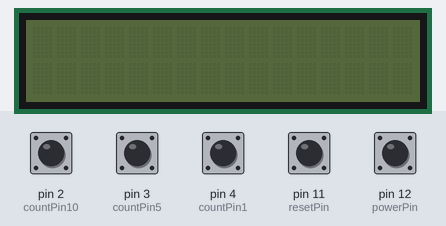
Bench run of a sketch on a simulated Arduino Uno, built with avr-gcc and run on an emulated ATmega328P. Shown: 16×2 character LCD. The inputs (shaded band) are chosen by the test bench; at power-on: pin 2 (countPin10), pin 3 (countPin5), pin 4 (countPin1), pin 11 (resetPin), pin 12 (powerPin) HIGH.

Above: at 1.2 s.
1.3 s: pin 12 (powerPin) pulled LOW for 0.15 s
At 1.9 s:
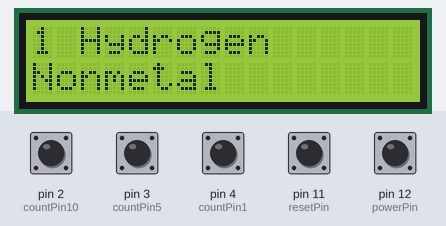
2.9 s: pin 2 (countPin10) pulled LOW for 0.15 s
At 4.2 s:
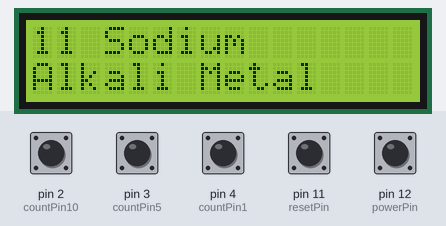
4.6 s: pin 3 (countPin5) pulled LOW for 0.15 s
At 5.4 s:
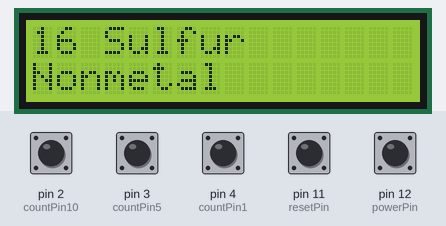
6.2 s: pin 4 (countPin1) pulled LOW for 0.15 s
At 7.5 s:
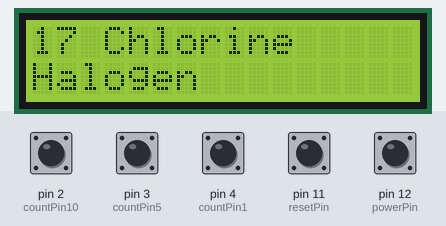
7.8 s: pin 2 (countPin10) pulled LOW for 1 s
At 9.3 s:
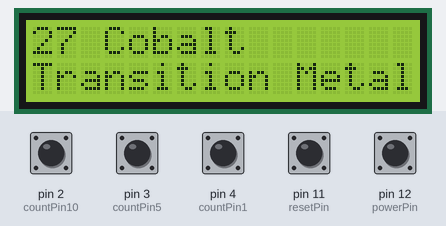
10.3 s: pin 3 (countPin5) pulled LOW for 1 s
At 11.1 s:
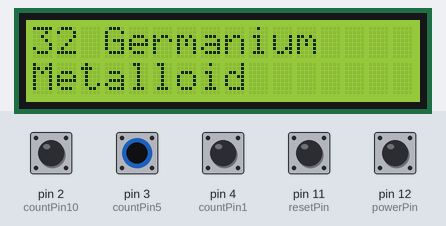
Timing chart, 0 to 13.3 s (numbered marks = the images above; inputs shaded):
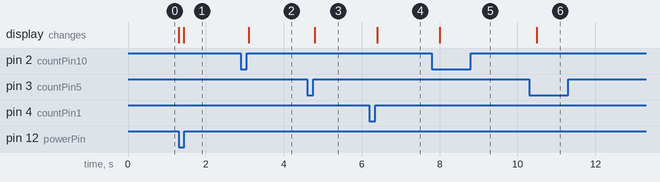

The sketch:

ultimate_periodic_machine.ino
```cpp
#include <Wire.h>
#include <LiquidCrystal_I2C.h>
#include <avr/pgmspace.h>

//Defines the size of the screen
LiquidCrystal_I2C lcd(0x27, 16, 2);

const int powerPin = 12;
const int resetPin = 11;

const int countPin1 = 4;
const int countPin5 = 3;
const int countPin10 = 2;

//Starts off with Hydrogen, not 0 :D
int atomic = 1;

//Starts the system with off
bool state = 0;
bool lastPowerState = 0;

//Makes all the states off when starting
int lastState1 = HIGH;
int lastState5 = HIGH;
int lastState10 = HIGH;
int lastStateR = HIGH;


struct Element { //Short for structure, telling the Arduino how this array is structured like {name, group} rather than {group, name}
  const char* name; //Now that it is stored in Flash memory, it uses a different variable ;D
  const char* group;
};

// Index matches Atomic Number exactly
const Element table[] PROGMEM = {
  {"None",          "Filler"},             // 0
  {"Hydrogen",      "Nonmetal"},           // 1
  {"Helium",        "Noble Gas"},          // 2
  {"Lithium",       "Alkali Metal"},       // 3
  {"Beryllium",     "Alkaline Earth"},     // 4
  {"Boron",         "Metalloid"},          // 5
  {"Carbon",        "Nonmetal"},           // 6
  {"Nitrogen",      "Nonmetal"},           // 7
  {"Oxygen",        "Nonmetal"},           // 8
  {"Fluorine",      "Halogen"},            // 9
  {"Neon",          "Noble Gas"},          // 10
  {"Sodium",        "Alkali Metal"},       // 11
  {"Magnesium",     "Alkaline Earth"},     // 12
  {"Aluminum",      "Post-Transition"},    // 13
  {"Silicon",       "Metalloid"},          // 14
  {"Phosphorus",    "Nonmetal"},           // 15
  {"Sulfur",        "Nonmetal"},           // 16
  {"Chlorine",      "Halogen"},            // 17
  {"Argon",         "Noble Gas"},          // 18
  {"Potassium",     "Alkali Metal"},       // 19
  {"Calcium",       "Alkaline Earth"},     // 20
  {"Scandium",      "Transition Metal"},   // 21
  {"Titanium",      "Transition Metal"},   // 22
  {"Vanadium",      "Transition Metal"},   // 23
  {"Chromium",      "Transition Metal"},   // 24
  {"Manganese",     "Transition Metal"},   // 25
  {"Iron",          "Transition Metal"},   // 26
  {"Cobalt",        "Transition Metal"},   // 27
  {"Nickel",        "Transition Metal"},   // 28
  {"Copper",        "Transition Metal"},   // 29
  {"Zinc",          "Transition Metal"},   // 30
  {"Gallium",       "Post-Transition"},    // 31
  {"Germanium",     "Metalloid"},          // 32
  {"Arsenic",       "Metalloid"},          // 33
  {"Selenium",      "Nonmetal"},           // 34
  {"Bromine",       "Halogen"},            // 35
  {"Krypton",       "Noble Gas"},          // 36
  {"Rubidium",      "Alkali Metal"},       // 37
  {"Strontium",     "Alkaline Earth"},     // 38
  {"Yttrium",       "Transition Metal"},   // 39
  {"Zirconium",     "Transition Metal"},   // 40
  {"Niobium",       "Transition Metal"},   // 41
  {"Molybdenum",    "Transition Metal"},   // 42
  {"Technetium",    "Transition Metal"},   // 43
  {"Ruthenium",     "Transition Metal"},   // 44
  {"Rhodium",       "Transition Metal"},   // 45
  {"Palladium",     "Transition Metal"},   // 46
  {"Silver",        "Transition Metal"},   // 47
  {"Cadmium",       "Transition Metal"},   // 48
  {"Indium",        "Post-Transition"},    // 49
  {"Tin",           "Post-Transition"},    // 50
  {"Antimony",      "Metalloid"},          // 51
  {"Tellurium",     "Metalloid"},          // 52
  {"Iodine",        "Halogen"},            // 53
  {"Xenon",         "Noble Gas"},          // 54
  {"Cesium",        "Alkali Metal"},       // 55
  {"Barium",        "Alkaline Earth"},     // 56
  {"Lanthanum",     "Lanthanoids"},         // 57
  {"Cerium",        "Lanthanoids"},         // 58
  {"Praseodymium",  "Lanthanoids"},         // 59
  {"Neodymium",     "Lanthanoids"},         // 60
  {"Promethium",    "Lanthanoids"},         // 61
  {"Samarium",      "Lanthanoids"},         // 62
  {"Europium",      "Lanthanoids"},         // 63
  {"Gadolinium",    "Lanthanoids"},         // 64
  {"Terbium",       "Lanthanoids"},         // 65
  {"Dysprosium",    "Lanthanoids"},         // 66
  {"Holmium",       "Lanthanoids"},         // 67
  {"Erbium",        "Lanthanoids"},         // 68
  {"Thulium",       "Lanthanoids"},         // 69
  {"Ytterbium",     "Lanthanoids"},         // 70
  {"Lutetium",      "Lanthanoids"},         // 71
  {"Hafnium",       "Transition Metal"},   // 72
  {"Tantalum",      "Transition Metal"},   // 73
  {"Tungsten",      "Transition Metal"},   // 74
  {"Rhenium",       "Transition Metal"},   // 75
  {"Osmium",        "Transition Metal"},   // 76
  {"Iridium",       "Transition Metal"},   // 77
  {"Platinum",      "Transition Metal"},   // 78
  {"Gold",          "Transition Metal"},   // 79
  {"Mercury",       "Transition Metal"},   // 80
  {"Thallium",      "Post-Transition"},    // 81
  {"Lead",          "Post-Transition"},    // 82
  {"Bismuth",       "Post-Transition"},    // 83
  {"Polonium",      "Metalloid"},          // 84
  {"Astatine",      "Halogen"},            // 85
  {"Radon",         "Noble Gas"},          // 86
  {"Francium",      "Alkali Metal"},       // 87
  {"Radium",        "Alkaline Earth"},     // 88
  {"Actinium",      "Actinoids"},           // 89
  {"Thorium",       "Actinoids"},           // 90
  {"Protactinium",  "Actinoids"},           // 91
  {"Uranium",       "Actinoids"},           // 92
  {"Neptunium",     "Actinoids"},           // 93
  {"Plutonium",     "Actinoids"},           // 94
  {"Americium",     "Actinoids"},           // 95
  {"Curium",        "Actinoids"},           // 96
  {"Berkelium",     "Actinoids"},           // 97
  {"Californium",   "Actinoids"},           // 98
  {"Einsteinium",   "Actinoids"},           // 99
  {"Fermium",       "Actinoids"},           // 100
  {"Mendelevium",   "Actinoids"},           // 101
  {"Nobelium",      "Actinoids"},           // 102
  {"Lawrencium",    "Actinoids"},           // 103
  {"Rutherford.", "Transition Metal"},     // 104 (No offense to the guy, but geez, can't fit on the 16 row w/ number)
  {"Dubnium",       "Transition Metal"},   // 105
  {"Seaborgium",    "Transition Metal"},   // 106
  {"Bohrium",       "Transition Metal"},   // 107
  {"Hassium",       "Transition Metal"},   // 108
  {"Meitnerium",    "Transition Metal"},   // 109
  {"Darmstadtium",  "Transition Metal"},   // 110
  {"Roentgenium",   "Transition Metal"},   // 111
  {"Copernicium",   "Transition Metal"},   // 112
  {"Nihonium",      "Post-Transition"},    // 113
  {"Flerovium",     "Post-Transition"},    // 114
  {"Moscovium",     "Post-Transition"},    // 115
  {"Livermorium",   "Post-Transition"},    // 116
  {"Tennessine",    "Halogen"},            // 117
  {"Oganesson",     "Noble Gas"}             // 118
};


//Note: I didn't like Unknown, so a category was assigned based on position on the periodic table :D


void setup() {
  lcd.init();
  lcd.noBacklight();
  //Tells the Arduino to lock in

  pinMode(powerPin, INPUT_PULLUP);
  pinMode(resetPin, INPUT_PULLUP);

  pinMode(countPin1, INPUT_PULLUP);
  pinMode(countPin5, INPUT_PULLUP);
  pinMode(countPin10, INPUT_PULLUP);
}

void loop() {
  bool change = false;
  //Change, the only constant in this universe

  int powerState = digitalRead(powerPin);

  if (powerState == LOW && lastPowerState == HIGH) { state = !state; lcd.clear();
    //Flips the state to save that state now

    if(state) { lcd.backlight(); lcd.display(); change = true;  //Turns on
    } else { lcd.noBacklight(); lcd.noDisplay(); } //And now turns off
    delay(100);
  }

  lastPowerState = powerState;
  //Retains previous state for next time it is pressed

   if (state == true) {
     int readState1 = digitalRead(countPin1);
     int readState5 = digitalRead(countPin5);
     int readState10 = digitalRead(countPin10);
     int readStateR = digitalRead(resetPin);
     //Reads all of the digital pins so the Arduino can understand it

     //Organized into single lines for maximum readability
      if (readState1 == LOW && lastState1 == HIGH) { atomic += 1; change = true; delay(150); }
       lastState1 = readState1;
      //If pressed and the previous state was a different state, add the increment, but holding it will only go up by increment
      if (readState5 == LOW && lastState5 == HIGH) { atomic += 5; change = true; delay(150);}
       lastState5 = readState5;

      if (readState10 == LOW && lastState10 == HIGH) { atomic += 10; change = true; delay(150); }
       lastState10 = readState10;

      if (readStateR == LOW && lastStateR == HIGH) { atomic = 1; change = true; delay(150); }
       lastStateR = readStateR;


     //Makes sure that the atomic number is restricted from 1 to 118 :D
        if(atomic > 118){ atomic = 1; }
        if(atomic < 1){ atomic = 118; }
    }

        //If change is allowed, change it instead of constant updates
           if(change == true) {
            const char* namePtr = (const char*)pgm_read_ptr(&(table[atomic].name));
            const char* groupPtr = (const char*)pgm_read_ptr(&(table[atomic].group));

             //Run down:
             //&(table[atomic].group) is what we are trying to find in the Flash Memory of the Arduino
             //pgm_read_ptr makes it so we actually look into the flash memory
             // (const char*) tells the Arduino that it is a string
             //const char* groupPtr makes it an ACTUAL usable variable to use for later purposes ie. printing it out


             //The actual display itself
            lcd.setCursor(0, 0);
            lcd.print(atomic);
            lcd.print(F(" ")); //If wondering, F is used in Flash Memory, allowing this space to be stored nicely with more room
            lcd.print(namePtr);
            lcd.print(F("                ")); //Better than using lcd.clear(); to not have a flickering which is slightly annoying

            lcd.setCursor(0, 1);
            lcd.print(groupPtr);
            lcd.print(F("                "));
            change = false;
         }
}
//February 18th, 2026
//This is a periodic table machine
//This will take in an atomic number and tell you
//1. The element name (104 is shortened, ends in -ium, I'll tell you that)
//2. The group it is assigned to, nonmetals, halogens, noble gases, etc
//This was a fun project to switch from Dr.Racket to C++ :D
//Huge double ++ ;)
```

Measured:
- after the input at 1.3 s, the display: first changes at once (image 1 shows a later state)
- after the input at 2.9 s, the display: changes after 0.20 s (image 2)
- after the input at 4.6 s, the display: changes after 0.20 s (image 3)
- after the input at 6.2 s, the display: changes after 0.20 s (image 4)
- after the input at 7.8 s, the display: changes after 0.20 s (image 5)
- after the input at 10.3 s, the display: changes after 0.20 s (image 6)
